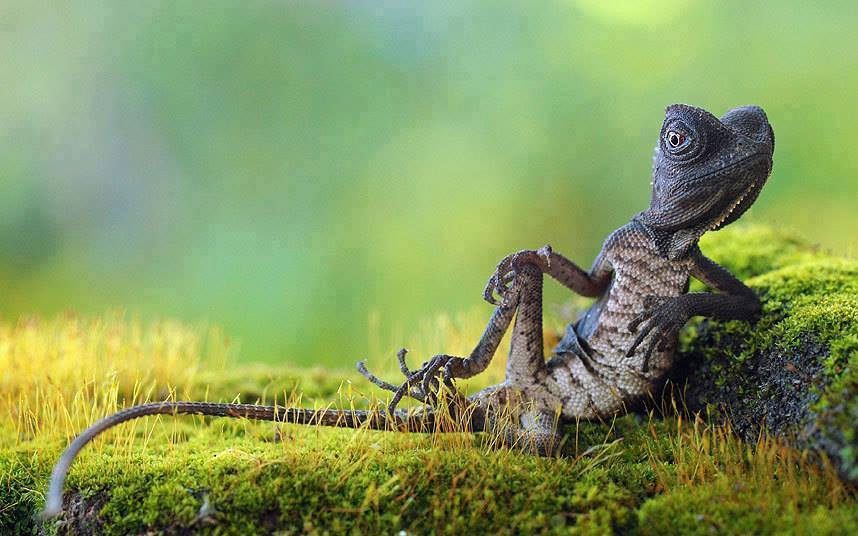
#> input picture LAB2 - OpenCV Basics/1.jpg, 858 x 536 px
$ jupyter execute --allow-errors 'LAB2 – OpenCV Basics.ipynb'   (shell and % lines are left out)   (Python 2 division)
#> lines starting #> are read from the running program, lines starting #| are printed output that depends on the picture
# OpenCV Basics
In this document we will be using basic OpenCV usage.
We can use the MatPlotLib library to view images

[cell 1]
import cv2 #OpenCV is not installed if we make an error and get error here.
print cv2.__version__
#import numpy, matplotlib and set plotting to be inline
import numpy as np

[cell 2]
import matplotlib #matplotlib is not installed if we make an error and get error here.
import matplotlib.pyplot as plt
print matplotlib.__version__

### Picture Reading from File

[cell 3]
bgr_img = cv2.imread("1.jpg")
#> bgr_img is the input picture: shape (536, 858, 3); mean B, G, R 93.3, 152.5, 131.6
ori_img = cv2.cvtColor(bgr_img, cv2.COLOR_BGR2RGB) # OpenCV converts the picture to rgb because it reads in bgr space by default

print ori_img.shape
#| (536, 858, 3)

### Displaying the Image on the Screen

[cell 4]
plt.imshow(ori_img)

### Converting and Saving to Official Grayscale

[cell 5]
gray_image = cv2.cvtColor(ori_img, cv2.COLOR_RGB2GRAY)
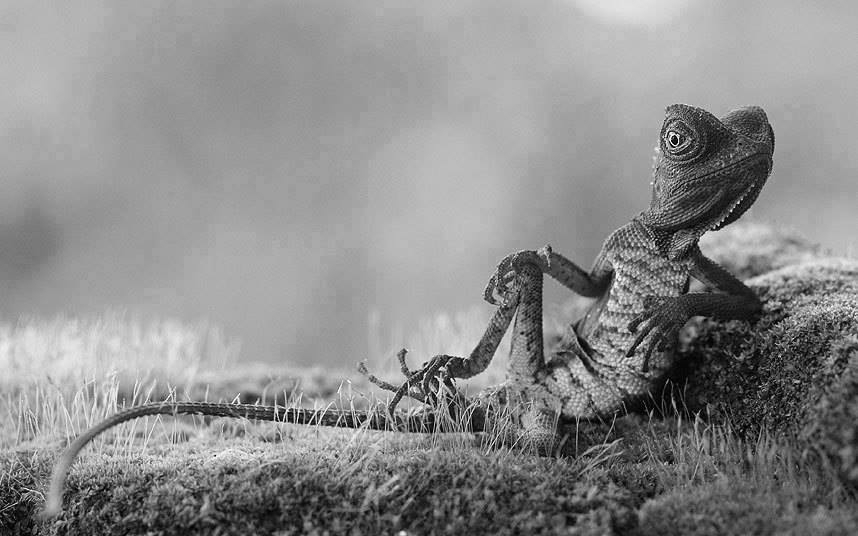
#> gray_image: shape (536, 858); min 0, max 254, mean 139.5
cv2.imwrite("Gray.jpg", gray_image)
#> Out = True

### Mirror

[cell 6]
rotated=cv2.flip(ori_img,1)
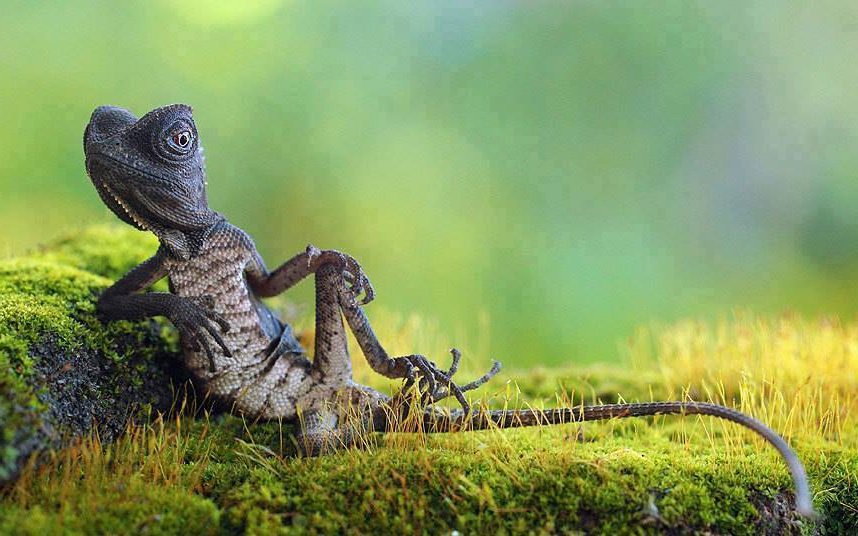
#> rotated: shape (536, 858, 3); mean R, G, B 131.6, 152.5, 93.3
plt.imshow(rotated)

[cell 7]
rotated=cv2.flip(ori_img,0)
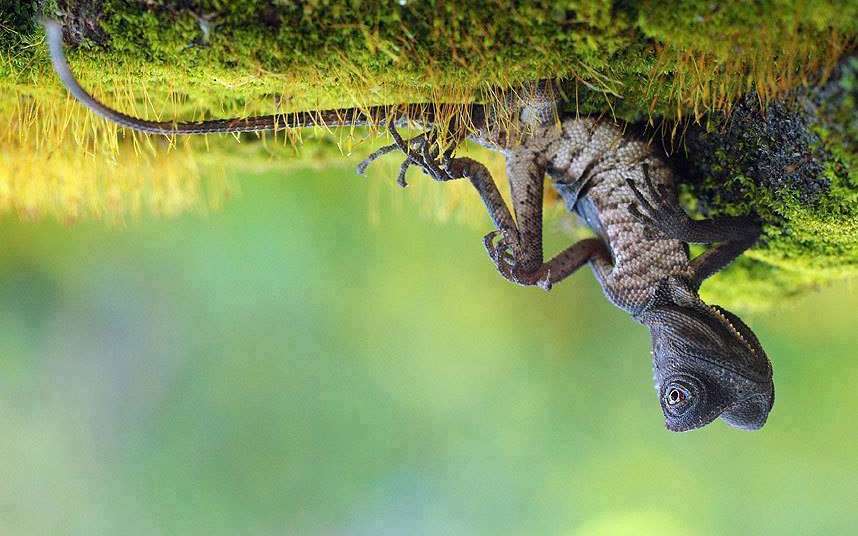
#> rotated: shape (536, 858, 3); mean R, G, B 131.6, 152.5, 93.3
plt.imshow(rotated)

### Image Sizing

[cell 8]
print ori_img.shape #the picture is shown in the jupiter at a certain size. We printed the original size.
#| (536, 858, 3)

[cell 9]
resized_image = cv2.resize(ori_img, (100, 50))
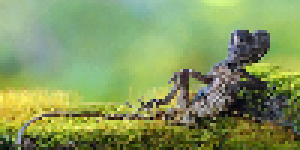
#> resized_image: shape (50, 100, 3) (shown 3 times larger); mean R, G, B 131.6, 152.6, 93.3
plt.imshow(resized_image)
print resized_image.shape
#| (50, 100, 3)

### Crop Image

[cell 10]
crop_image = ori_img[100:200,600:800] # [ymin:ymax,xmin:xmax]
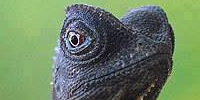
#> crop_image: shape (100, 200, 3); mean R, G, B 106.6, 128.7, 98.6
plt.imshow(crop_image)
print crop_image.shape
#| (100, 200, 3)

[cell 11]
### Change Over Image

[cell 12]
tmp1=ori_img.copy()
tmp2 = tmp1[100:250, 600:800]
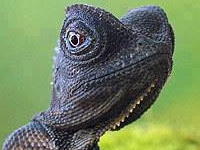
#> tmp2: shape (150, 200, 3); mean R, G, B 111.3, 130.1, 93.7
tmp1[100:250, 100:300] = tmp2
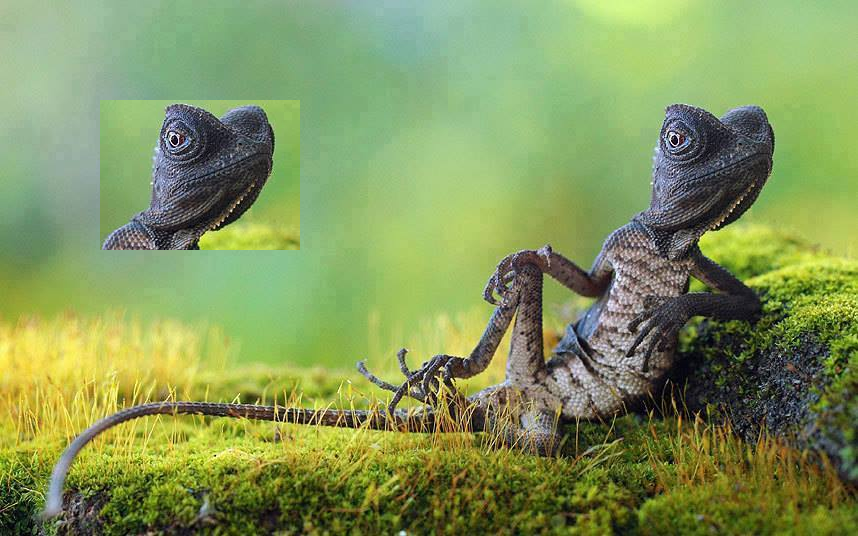
#> tmp1: shape (536, 858, 3); mean R, G, B 130.1, 149.8, 90.4
plt.imshow(tmp1)

[cell 13]
import random

[cell 14]
img=cv2.imread('1.jpg',0)
#> img: shape (536, 858); min 0, max 255, mean 139.5
font=cv2.FONT_HERSHEY_SIMPLEX
cv2.putText(img,'OpenCV',(5,50),font,1,(255,255,255),2,cv2.LINE_AA)
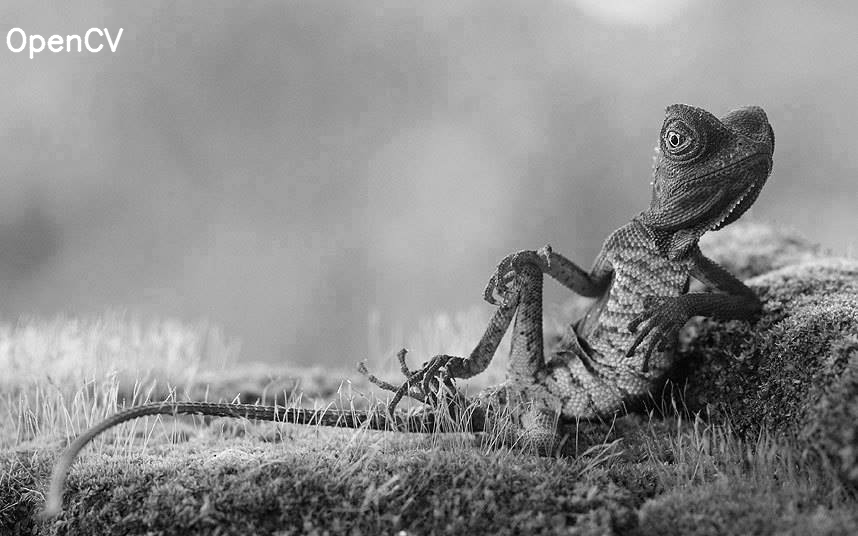
#> img: shape (536, 858); min 0, max 255, mean 139.7
cv2.imwrite('img_putText.jpg',img)
#> Out = True

[cell 15]
#image segmentation and shuffling

[cell 16]
# paths for local testing
img_path = 'racecar-j.jpg'
img_save_path = 'segmentation.jpg'

#open image and get its shape
img = cv2.imread(img_path)
#> (the rest of this cell did not finish here and is left out)

[cell 17]
#display image
plt.axis("off")
#> (the rest of this cell did not finish here and is left out)

#> (a cell that did not finish here is left out)

[cell 19]
swapped_image = np.zeros_like(img)
n = []

# generate random sequence to pick parts
while len(n) < 16:
    tmp = random.randint(0, 15)
    if tmp in n:
        pass
    else:
        n.append(tmp)

#> (a cell that did not finish here is left out)

[cell 21]
#write image to file
cv2.imwrite(img_save_path,swapped_image)
#> Out = True
